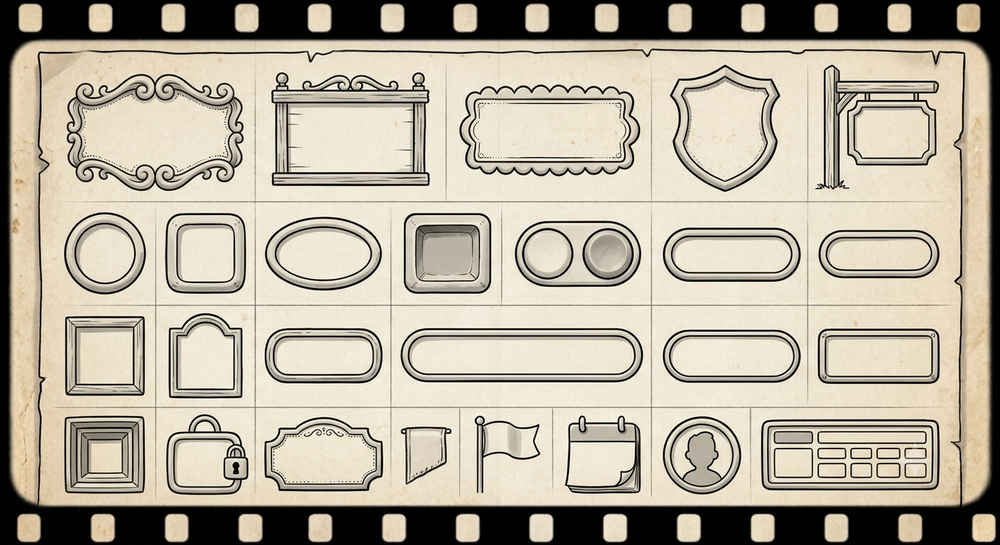
#> input picture Gemini_Generated_Image_eqjipceqjipceqji.png, 1000 x 545 px, shrunk from 1408 x 768 before the run, found by its file name
$ python finalize_cc.py
#> lines starting #> are read from the running program, lines starting #| are printed output that depends on the picture; after the words box and inside, x2 and y2 are one past the last pixel; in counts of white or black regions, pixels touching at a corner belong together
### sprite_tools_new.py
# sprite_tools.py
# Shared-palette sprite processor for Adafruit_ImageLoad-compatible BMPs

from __future__ import annotations
import os
import sys
import argparse
from typing import Optional
from PIL import Image
import numpy as np

# Sentinel background color (magenta)
BMP_BACKGROUND_SENTINEL = (255, 0, 255)

# ─────────────────────────────────────────────────────────────────────────────
# Helpers
# ─────────────────────────────────────────────────────────────────────────────

def _detect_background(img_rgba: np.ndarray) -> tuple[int, int, int, int]:
    corners = [
        tuple(img_rgba[0, 0]),
        tuple(img_rgba[0, -1]),
        tuple(img_rgba[-1, 0]),
        tuple(img_rgba[-1, -1]),
    ]
    from collections import Counter
    return Counter(corners).most_common(1)[0][0]


def _bg_mask(img_rgba: np.ndarray, bg: tuple[int, int, int, int], tolerance: int = 10):
    diff = np.abs(img_rgba.astype(int) - np.array(bg, dtype=int))
    color_match = np.max(diff[..., :3], axis=-1) <= tolerance
    alpha_zero = img_rgba[..., 3] == 0
    return color_match | alpha_zero


def _load_rgba(image_path: str):
    img = Image.open(image_path).convert("RGBA")
    return img, np.array(img)


def _fill_holes(fore: np.ndarray) -> np.ndarray:
    from collections import deque
    h, w = fore.shape
    bg = ~fore
    visited = np.zeros((h, w), dtype=bool)
    queue = deque()

    # Seed flood fill from edges
    for x in range(w):
        for y in (0, h - 1):
            if bg[y, x] and not visited[y, x]:
                visited[y, x] = True
                queue.append((y, x))
    for y in range(h):
        for x in (0, w - 1):
            if bg[y, x] and not visited[y, x]:
                visited[y, x] = True
                queue.append((y, x))

    while queue:
        cy, cx = queue.popleft()
        for dy, dx in ((-1,0),(1,0),(0,-1),(0,1)):
            ny, nx = cy + dy, cx + dx
            if 0 <= ny < h and 0 <= nx < w and bg[ny, nx] and not visited[ny, nx]:
                visited[ny, nx] = True
                queue.append((ny, nx))

    return fore | (bg & ~visited)


# ─────────────────────────────────────────────────────────────────────────────
# Segment sprites
# ─────────────────────────────────────────────────────────────────────────────

# [278 lines left out: functions segment_sprites, sprite_to_rgb_matrix, build_shared_palette, save_matrix_as_bmp, run_batch_file_m, not called in this run]


# ─────────────────────────────────────────────────────────────────────────────
# CLI
# ─────────────────────────────────────────────────────────────────────────────

# [8 lines that do not run on import are left out]

### tools/segment/finalize_cc.py
"""Final sprite export using the user's connected-components segmenter
(sprite_tools_new.py). Clean alpha (transparent where the paper shows -> fixes
the 'dirty background' issue), thin-line artifact filter, robust row split by
largest gaps, and a per-row merge down to the known asset count (fixes the
cameo/sandcastle over-splits). Chrome stays outline-on-transparent; the paper
chassis colour is recorded so the UI can bucket-fill it in CSS.
"""
import sys, os, json, shutil
import numpy as np
from PIL import Image, ImageDraw, ImageFont
from scipy import ndimage

ROOT = r'C:/ACTIVE_Coding_Projects/tidepool-app'
sys.path.insert(0, ROOT)
import sprite_tools_new as st

TOL = 70
PAPER_FILL = '#F1E9D8'  # --paper: CSS bucket-fill colour for chrome chassis
SHEETS = {'chrome': ROOT + '/Gemini_Generated_Image_eqjipceqjipceqji.png',
          'icons':  ROOT + '/Gemini_Generated_Image_pm0fdapm0fdapm0f.png'}
OUT = 'assets-cc'

NAMES = {
    'chrome': [
        ['frame-scroll', 'sign-wood-post', 'frame-scalloped', 'shield-priority', 'sign-hanging'],
        ['btn-circle', 'btn-rounded-square', 'btn-oval', 'btn-inset-pressed', 'toggle-pill', 'btn-pill', 'btn-pill-wide'],
        ['frame-square', 'frame-arched', 'input-rounded', 'input-search-pill', 'input-rounded-2', 'input-rounded-3'],
        ['frame-deep-inset', 'badge-padlock', 'plaque-toast', 'chip-pennant-deadline', 'flag-warning', 'btn-calendar', 'cameo', 'keypad-grid'],
    ],
    'icons': [
        ['crab', 'palm', 'cabana-hut', 'surfboard', 'umbrella'],
        ['sandcastle', 'beach-ball', 'life-ring', 'trunks', 'visor', 'seagull', 'starfish', 'seashell'],
        ['treasure-chest', 'key', 'anchor', 'message-bottle', 'bucket-spade', 'flip-flops', 'ring', 'blank-rect', 'sun-face'],
        ['compass', 'lighthouse', 'radio', 'spyglass', 'flip-flop', 'hammock', 'life-vest', 'whistle', 'wave'],
    ],
}

def paper_crop(path):
    im = Image.open(path).convert('RGB')
    a = np.asarray(im).astype(np.int16); lum = a.mean(2)
    xs = np.where(lum.mean(0) > 95)[0]; ys = np.where(lum.mean(1) > 95)[0]
    x0, y0, x1, y1 = xs.min(), ys.min(), xs.max() + 1, ys.max() + 1
    mx = int((x1 - x0) * 0.03); my = int((y1 - y0) * 0.03)
    return im.crop((x0 + mx, y0 + my, x1 - mx, y1 - my))

def get_blobs(sheet):
    im = paper_crop(SHEETS[sheet]).convert('RGBA')
    arr = np.array(im)
    bg = st._detect_background(arr)
    mask_bg = st._bg_mask(arr, bg, tolerance=TOL)
    fore = st._fill_holes(~mask_bg)
    lbl, n = ndimage.label(fore)
    bs = []
    for i in range(1, n + 1):
        ys, xs = np.where(lbl == i)
        if len(ys) < 350:
            continue
        x0, y0, x1, y1 = int(xs.min()), int(ys.min()), int(xs.max()) + 1, int(ys.max()) + 1
        if min(x1 - x0, y1 - y0) < 16:      # thin gridline fragment
            continue
        bs.append({'box': [x0, y0, x1, y1], 'count': int(len(ys))})
    return im, mask_bg, bs

def split_rows(bs, nrows):
    bs = sorted(bs, key=lambda b: (b['box'][1] + b['box'][3]) / 2)
    cys = [(b['box'][1] + b['box'][3]) / 2 for b in bs]
    gaps = sorted(range(1, len(cys)), key=lambda i: cys[i] - cys[i - 1], reverse=True)
    cuts = sorted(gaps[:nrows - 1])
    rows, start = [], 0
    for c in cuts + [len(bs)]:
        rows.append(sorted(bs[start:c], key=lambda b: b['box'][0])); start = c
    return rows

def edge_gap(a, b):
    ax0, _, ax1, _ = a['box']; bx0, _, bx1, _ = b['box']
    return bx0 - ax1 if bx0 > ax1 else (ax0 - bx1 if ax0 > bx1 else 0)

def merge_to(row, expected):
    while len(row) > expected:
        i = min(range(len(row)), key=lambda k: row[k]['count'])   # smallest blob = the fragment
        cand = [j for j in (i - 1, i + 1) if 0 <= j < len(row)]
        j = min(cand, key=lambda k: edge_gap(row[min(i, k)], row[max(i, k)]))
        a, b = row[i], row[j]
        ux = [min(a['box'][0], b['box'][0]), min(a['box'][1], b['box'][1]),
              max(a['box'][2], b['box'][2]), max(a['box'][3], b['box'][3])]
        row[min(i, j)] = {'box': ux, 'count': a['count'] + b['count']}
        del row[max(i, j)]
    return row

def montage(entries, path):
    cols = 8; cell = 150; pad = 10; lblh = 20
    rows = (len(entries) + cols - 1) // cols
    canvas = Image.new('RGB', (cols * (cell + pad) + pad, rows * (cell + lblh + pad) + pad), (32, 30, 26))
    dr = ImageDraw.Draw(canvas)
    try: font = ImageFont.truetype('arial.ttf', 11)
    except Exception: font = ImageFont.load_default()
    for i, e in enumerate(entries):
        r, cc = divmod(i, cols); x = pad + cc * (cell + pad); y = pad + r * (cell + lblh + pad)
        dr.rectangle([x, y, x + cell, y + cell], fill=(232, 224, 208) if e['sheet'] == 'chrome' else (52, 50, 45))
        spr = Image.open(os.path.join(OUT, e['file'])).convert('RGBA'); spr.thumbnail((cell - 12, cell - 12))
        canvas.paste(spr, (x + (cell - spr.width)//2, y + (cell - spr.height)//2), spr)
        dr.text((x + 2, y + cell + 3), e['name'], fill=(150,140,120) if e['sheet']=='chrome' else (220,210,190), font=font)
    canvas.save(path)

if __name__ == '__main__':
    if os.path.isdir(OUT): shutil.rmtree(OUT)
    entries = []
    for sheet in ('chrome', 'icons'):
        im, mask_bg, bs = get_blobs(sheet)
#> in paper_crop, `lum = a.mean(2)`:
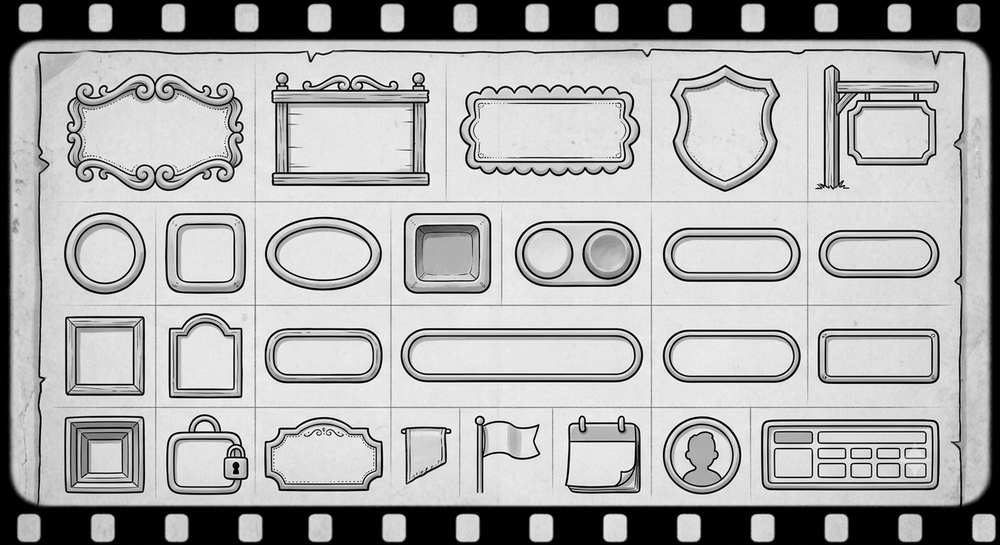
#> lum: shape (545, 1000) float64; min 0, max 255, mean 172.5
#> in paper_crop, `xs = np.where(lum.mean(0) > 95)[0]`: xs = 977 values from 11 to 989
#> in paper_crop, `ys = np.where(lum.mean(1) > 95)[0]`: ys = 466 values from 40 to 505
#> in paper_crop, `x0, y0, x1, y1 = xs.min(), ys.min(), xs.max() + 1, ys.max() + 1`: x0 = 11; y0 = 40; x1 = 990; y1 = 506
#> in paper_crop, `mx = int((x1 - x0) * 0.03)`: mx = 29
#> in paper_crop, `my = int((y1 - y0) * 0.03)`: my = 13
#> in paper_crop, `return im.crop((x0 + mx, y0 + my, x1 - mx, y1 - my))`:
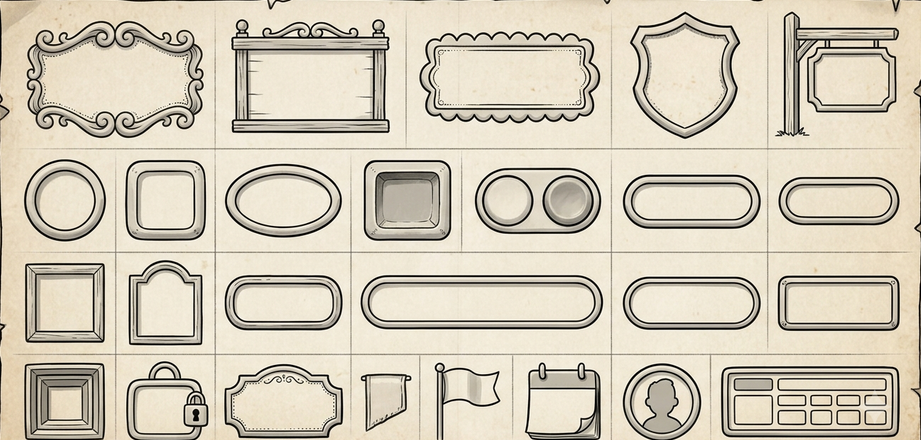
#> returned value: PIL image 921x440 RGB; mean R, G, B 210.6, 202.1, 184
#> in _detect_background, `corners = [ tuple(img_rgba[0, 0]), tuple(img_rgba[0, -1]), tuple(img_r..`: corners = [(116, 109, 90, 255), (84, 76, 64, 255), (229, 209, 180, 255), (93, 82, 66, 255)]
#> in get_blobs, `bg = st._detect_background(arr)`: bg = (116, 109, 90, 255)
#> in _bg_mask, `color_match = np.max(diff[..., :3], axis=-1) <= tolerance`:
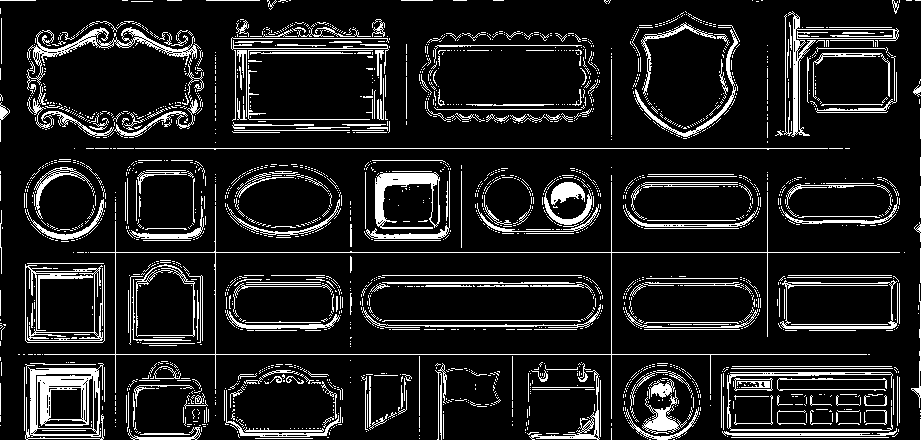
#> color_match: shape (440, 921) bool; 12.1% white in thin lines or dots
#> in _bg_mask, `alpha_zero = img_rgba[..., 3] == 0`: alpha_zero: shape (440, 921) bool; every value is 0
#> after the loop in _fill_holes, `for x in range(w):`: visited: shape (440, 921) bool; 0.07% white in thin lines or dots
#> after the loop in _fill_holes, `for y in range(h):`: visited: shape (440, 921) bool; 0.18% white in thin lines or dots
#> after the loop in _fill_holes, `while queue:`:
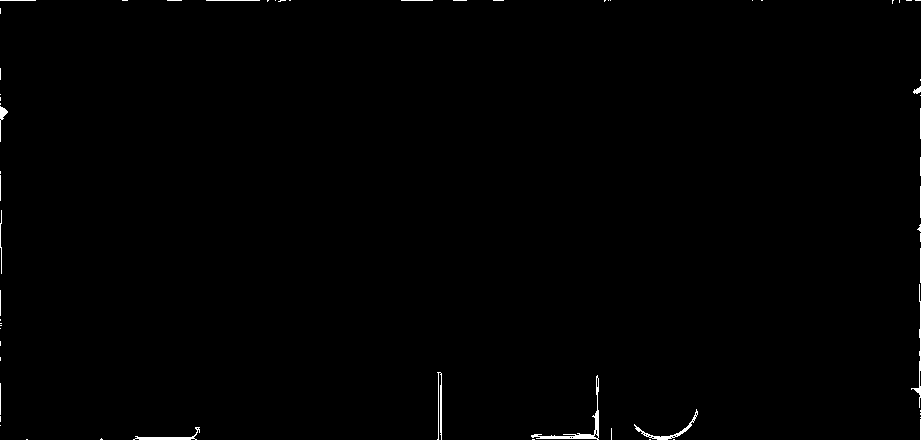
#> visited: shape (440, 921) bool; 0.48% white; 63 white regions (45 under 20 px), largest, box (x1, y1, x2, y2) and area: (531, 375, 599, 440) 412, (634, 409, 698, 440) 231, (133, 427, 200, 440) 203
#> in get_blobs, `lbl, n = ndimage.label(fore)`:
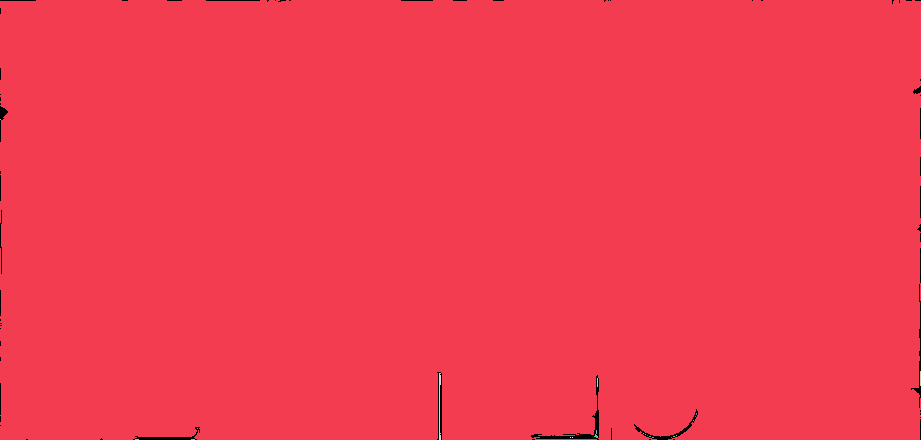
#> lbl: shape (440, 921) int32; 24 distinct labels, from 0 to 23; one colour per label, 0 black
#> in get_blobs, `lbl, n = ndimage.label(fore)`: n = 23
#> the loop in get_blobs, `for i in range(1, n + 1):` made 23 passes
#> (ys, xs) on passes 2, 5, 6, 7, 8, 9, 10: ([119], [0]), ([378, 379, 380, 381, 382, 383, 384, 385, 386], [597, 597, 597, 597, 597, 597, 597, 597, 597]), ([413, 414], [696, 696]), ([416], [695]), ([420], [693]), ([428], [197]), ([430, 431, 432, 433], [596, 596, 596, 596])
#> (x0, y0, x1, y1) on pass 1: (0, 0, 921, 440)
#> after the loop in get_blobs, `for i in range(1, n + 1):`: bs = 1 item
#> bs = 1 item
        os.makedirs(os.path.join(OUT, sheet), exist_ok=True)
        rows = split_rows(bs, len(NAMES[sheet]))
#> in split_rows, `cys = [(b['box'][1] + b['box'][3]) / 2 for b in bs]`: cys = [220]
#> in split_rows, `gaps = sorted(range(1, len(cys)), key=lambda i: cys[i] - cys[i - 1], r..`: gaps = []
#> the loop in split_rows, `for c in cuts + [len(bs)]:` made 1 pass
#> start on pass 1: 1
#> after the loop in split_rows, `for c in cuts + [len(bs)]:`: rows = 1 item
#> rows = 1 item
        print(f'{sheet}: raw per-row {[len(r) for r in rows]} (want {[len(n) for n in NAMES[sheet]]})')
#| chrome: raw per-row [1] (want [5, 7, 6, 8])
        for ri, row in enumerate(rows):
            row = merge_to(row, len(NAMES[sheet][ri]))
            for ci, b in enumerate(row):
                name = NAMES[sheet][ri][ci] if ci < len(NAMES[sheet][ri]) else f'{sheet}-r{ri+1}c{ci+1}'
                x0, y0, x1, y1 = b['box']
                crop = im.crop((x0, y0, x1, y1)).copy()
                a = np.array(crop); a[..., 3] = np.where(mask_bg[y0:y1, x0:x1], 0, 255)  # clean alpha
                Image.fromarray(a, 'RGBA').save(os.path.join(OUT, sheet, f'{name}.png'))
                entries.append({'name': name, 'file': f'{sheet}/{name}.png', 'sheet': sheet,
                                'cell': [ri + 1, ci + 1], 'box': b['box']})
#> this loop made 1 pass
#> ri on pass 1: 0
#> pass 1, `Image.fromarray(a, 'RGBA').save(os.path.join(OUT, sheet, f'{name}.png'))`:
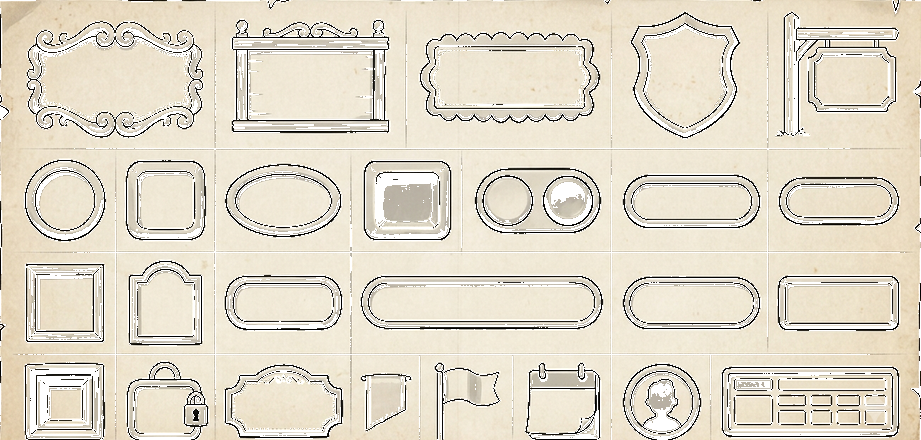
#> saved as frame-scroll.png: PIL image 921x440 RGBA; mean R, G, B, A 210.6, 202.1, 184, 224.1; transparent parts drawn white
#> after the loop, entries = 1 item
#> pass 2 of the loop `for sheet in ('chrome', 'icons'):`:
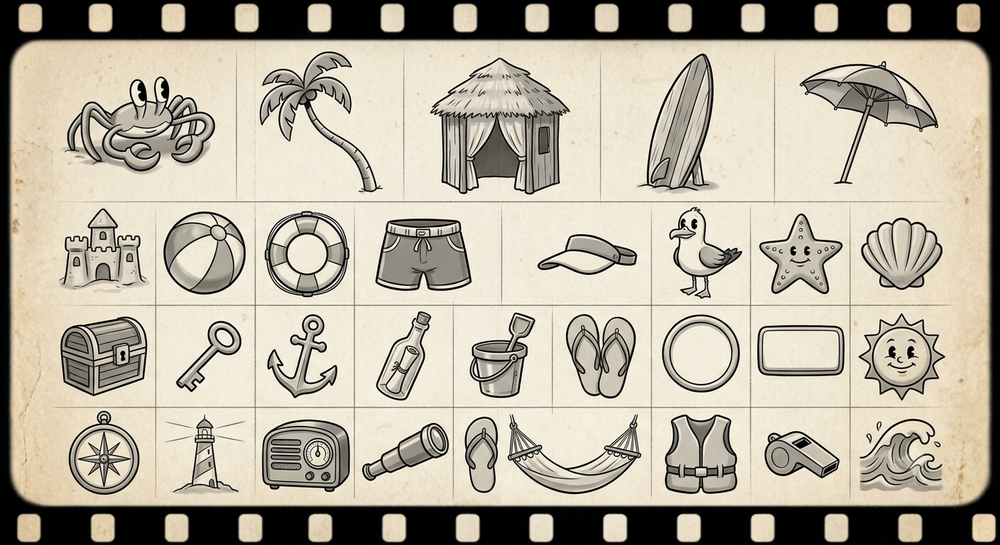
#> input picture Gemini_Generated_Image_pm0fdapm0fdapm0f.png, 1000 x 545 px, shrunk from 1408 x 768 before the run, found by its file name
#> in paper_crop (call 2), `xs = np.where(lum.mean(0) > 95)[0]`: xs = 979 values from 11 to 989
#> color_match: shape (440, 921) bool; 84.9% white; 775 black regions (688 under 20 px), largest, box (x1, y1, x2, y2) and area: (390, 5, 530, 142) 5488, (335, 165, 432, 238) 4941, (25, 23, 175, 119) 3938
#> after the loop in _fill_holes (call 2), `for y in range(h):`:
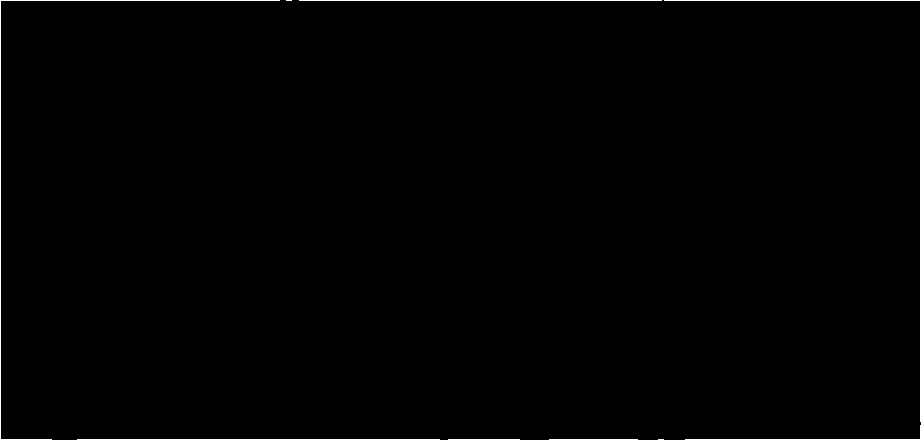
#> visited: shape (440, 921) bool; 0.64% white in thin lines or dots
#> lbl: shape (440, 921) int32; 626 distinct labels, from 0 to 625
#> the loop in get_blobs (call 2), `for i in range(1, n + 1):` made 625 passes
#> (ys, xs) on passes 6 to 8: ([31], [266]), ([45, 46], [734, 734]), ([48], [196])
#> `im, mask_bg, bs = get_blobs(sheet)`: bs = 31 items
#> the loop in split_rows (call 2), `for c in cuts + [len(bs)]:` made 4 passes
#> (c, start) on passes 1 to 4: (5, 5), (13, 13), (22, 22), (31, 31)
#> `rows = split_rows(bs, len(NAMES[sheet]))`: rows = 4 items
#| icons: raw per-row [5, 8, 9, 9] (want [5, 8, 9, 9])
#> the loop `for ri, row in enumerate(rows):` made 4 passes
#> after the loop `for ri, row in enumerate(rows):`: entries = 32 items
    # scenes (raw, pending processing)
    os.makedirs(os.path.join(OUT, 'scenes'), exist_ok=True)
    for nm, src in [('beach-scene', ROOT + '/Gemini_Generated_Image_qd2nq3qd2nq3qd2n.png'),
                    ('cabana-interior', ROOT + '/Gemini_Generated_Image_xjbjx6xjbjx6xjbj.png')]:
        shutil.copy(src, os.path.join(OUT, 'scenes', nm + '.png'))
        entries.append({'name': nm, 'file': f'scenes/{nm}.png', 'sheet': 'scenes', 'cell': None, 'box': None,
                        'note': 'raw — film-border crop + watermark inpaint pending'})
#> after the loop, entries = 34 items
    json.dump({'schemaVersion': 1, 'segmenter': 'sprite_tools_new (connected-components, tol=%d)' % TOL,
               'chromeChassisFill': PAPER_FILL, 'sprites': entries},
              open(os.path.join(OUT, 'manifest.json'), 'w'), indent=1)
    montage([e for e in entries if e['sheet'] in ('chrome', 'icons')], os.path.join(OUT, '_montage.png'))
#> in montage, `rows = (len(entries) + cols - 1) // cols`: rows = 4
#> in montage, `r, cc = divmod(i, cols)`: r = 0
#> in montage, `x = pad + cc * (cell + pad)`: x = 10
#> pass 2 of the loop in montage, `for i, e in enumerate(entries):`:
#> cc = 1
#> x = 170
#> spr: PIL image 138x89 RGBA
#> in montage, `canvas.paste(spr, (x + (cell - spr.width)//2, y + (cell - spr.height)/..`:
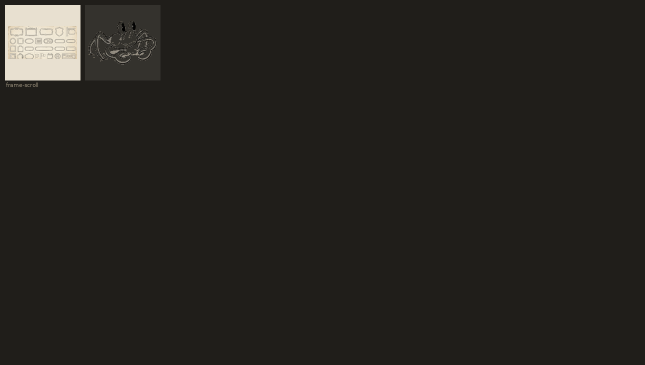
#> canvas: PIL image 1290x730 RGB (shown at 1/2 size); mean R, G, B 37.4, 35.2, 30.9
#> in montage, `canvas.save(path)`:
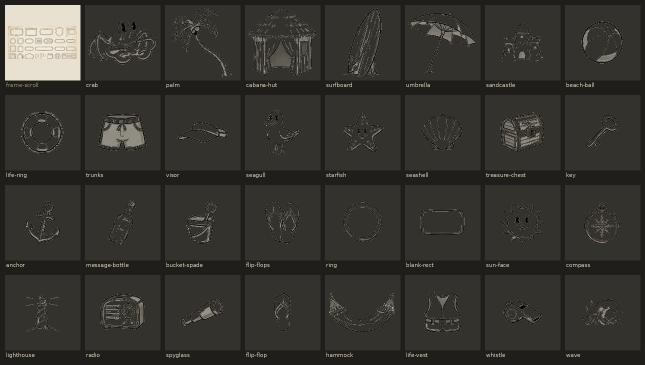
#> saved as _montage.png: PIL image 1290x730 RGB (shown at 1/2 size); mean R, G, B 54.2, 52, 46.8
    print('done:', len([e for e in entries if e['sheet'] != 'scenes']), 'sprites +', 2, 'scenes')
#| done: 32 sprites + 2 scenes
